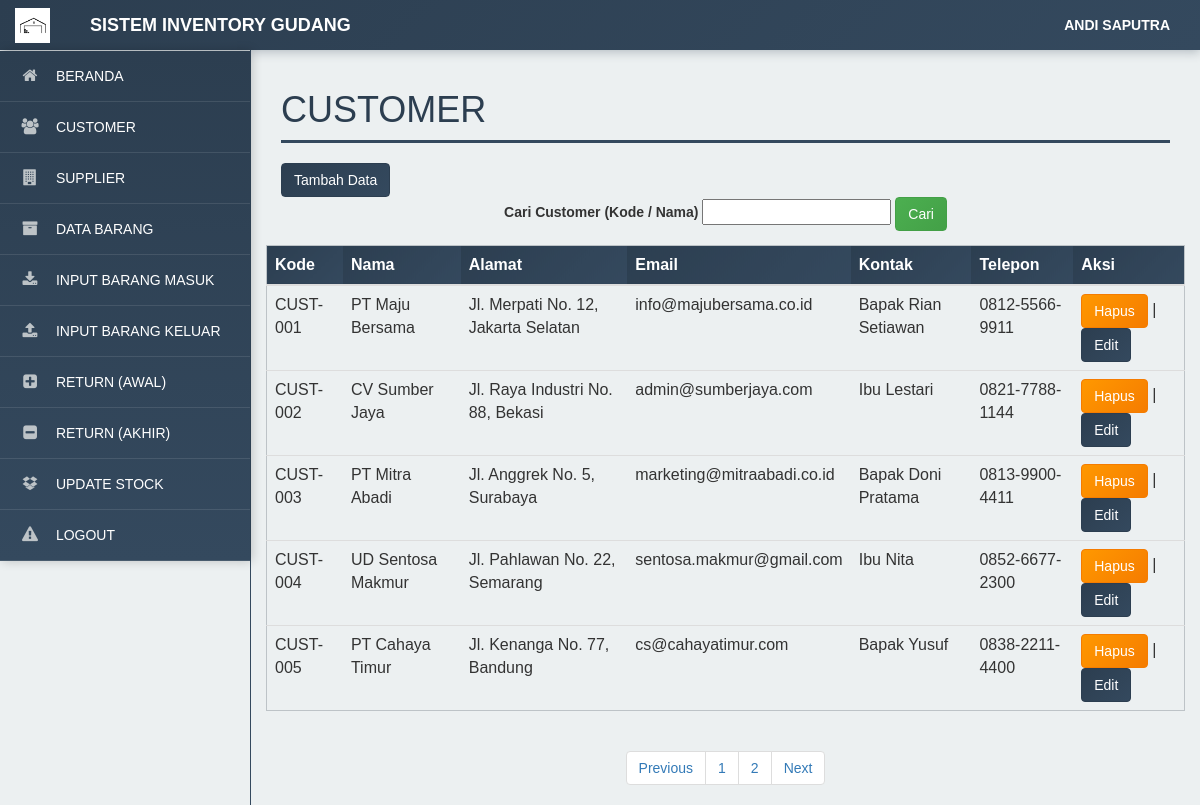
Page /petugas/index.php?m=customer&s=awal (signed in) on the committed database.
### tables this page shows
CREATE TABLE `tb_petugas` (
  `kode_petugas` varchar(20) NOT NULL,
  `nama` varchar(255) NOT NULL,
  `job` varchar(255) NOT NULL,
  `username` varchar(255) NOT NULL,
  `password` varchar(255) NOT NULL,
  `otorisasi` varchar(255) NOT NULL,
  `telepon` varchar(255) NOT NULL
);

CREATE TABLE `tb_cus` (
  `kode_cus` varchar(20) NOT NULL,
  `nama_cus` varchar(255) NOT NULL,
  `alamat_cus` text NOT NULL,
  `email_cus` varchar(255) NOT NULL,
  `cp_cus` varchar(255) NOT NULL,
  `telepon_cus` varchar(20) NOT NULL
);

### petugas/modul/customer/paging.php (the view, shortened to what this page needs)
<?php
include '../koneksi.php';
$batas = 5;
$halaman = isset($_GET['halaman']) && is_numeric($_GET['halaman']) ? (int) $_GET['halaman'] : 1;
$halaman_awal = ($halaman > 1) ? ($halaman * $batas) - $batas : 0;
$data = mysqli_query($koneksi, "SELECT * FROM tb_cus");
$jumlah_data = mysqli_num_rows($data);
$total_halaman = ceil($jumlah_data / $batas);
$next = ($halaman < $total_halaman) ? $halaman + 1 : $total_halaman;
if (isset($_POST['go_customer'])) {
    $cari = mysqli_real_escape_string($koneksi, $_POST['cari_customer']);
    $data_customer = mysqli_query($koneksi, "
        SELECT * FROM tb_cus
        WHERE kode_cus LIKE '%$cari%'
           OR nama_cus LIKE '%$cari%'
        ORDER BY kode_cus ASC
        LIMIT $halaman_awal, $batas
    ");
} else {
    $data_customer = mysqli_query($koneksi, "
        SELECT * FROM tb_cus
        ORDER BY CAST(SUBSTRING_INDEX(kode_cus, '-', -1) AS UNSIGNED) ASC
        LIMIT $halaman_awal, $batas
    ");
}
while ($row = mysqli_fetch_assoc($data_customer)) {
    ?>
    <tr>
        <td><?= $row['kode_cus']; ?></td>
        <td><?= $row['nama_cus']; ?></td>
        <td><?= $row['alamat_cus']; ?></td>
        <td><?= $row['email_cus']; ?></td>
        <td><?= $row['cp_cus']; ?></td>
        <td><?= $row['telepon_cus']; ?></td>
        <td>
            <a href="index.php?m=customer&s=hapus&kode_cus=<?= $row['kode_cus']; ?>"
                onclick="return confirm('Yakin Akan Dihapus?')">
                <button class="btn btn-danger">Hapus</button>
            </a>
            |
            <a href="index.php?m=customer&s=ubah&kode_cus=<?= $row['kode_cus']; ?>">
                <button class="btn btn-primary">Edit</button>
            </a>
        </td>
    </tr>
    <?php
}
?>

### petugas/modul/customer/title.php (shortened to what this page needs)
<!DOCTYPE html>
<html>
<head>
  <link href="../vendor/css/bootstrap/bootstrap.min.css" rel="stylesheet">
  <link href="../vendor/css/bootstrap/bootstrap.css" rel="stylesheet">
  <link href="../vendor/font-awesome/css/font-awesome.min.css" rel="stylesheet" type="text/css">
  <link href="../css/tampilanadmin.css" rel="stylesheet">
</head>
<body>
  <div id="wrapper">
    <nav class="navbar navbar-default navbar-static-top" role="navigation" style="margin-bottom: 0">
      <div class="navbar-header">
        <a class="navbar-brand" href="index.php" style="display: flex; align-items: center;">
          <img src="coba1.jpg" alt="Logo" style="height:35px; margin-right:10px;">
          <a class="navbar-brand">Sistem Inventory Gudang</a>
      </div>
      <?php
      $id = $_SESSION['idinv2'];
      include '../koneksi.php';
      $sql = "SELECT * FROM tb_petugas WHERE kode_petugas = '$id'";
      $query = mysqli_query($koneksi, $sql);
      $r = mysqli_fetch_array($query);
      ?>
      <ul class="nav navbar-top-links navbar-right">
        <li class="dropdown">
          <a class="dropdown-toggle" data-toggle="dropdown" href="#">
            <?php echo $r['nama']; ?>
          </a>
        </li>
      </ul>
      <div class="navbar-default sidebar" role="navigation">
        <div class="sidebar-nav navbar-collapse">
          <ul class="nav" id="side-menu">
            <li>
              <a href="?m=awal.php">
                <i class="fa fa-home"></i> Beranda
              </a>
            </li>
            <li>
              <a href="?m=customer&s=awal">
                <i class="fa fa-users"></i> Customer
              </a>
            </li>
            <li>
              <a href="?m=supplier&s=awal">
                <i class="fa fa-building"></i> Supplier
              </a>
            </li>
            <li>
              <a href="?m=barang&s=awal">
                <i class="fa fa-archive"></i> Data Barang
              </a>
            </li>
            <li>
              <a href="?m=barangMasuk&s=awal">
                <i class="fa fa-download"></i> Input Barang Masuk
              </a>
            </li>
            <li>
              <a href="?m=barangKeluar&s=awal">
                <i class="fa fa-upload"></i> Input Barang Keluar
              </a>
            </li>
            <li>
              <a href="?m=koreksiMasuk&s=awal">
                <i class="fa fa-plus-square"></i> Return (Awal)
              </a>
            </li>
            <li>
              <a href="?m=koreksiKeluar&s=awal">
                <i class="fa fa-minus-square"></i> Return (Akhir)
              </a>
            </li>
            <li>
              <a href="?m=updatestock&s=awal">
                <i class="fa fa-dropbox"></i> Update Stock
              </a>
            </li>
            <li>
              <a href="logout.php" onclick="return confirm('Yakin Ingin Logout?')">
                <i class="fa fa-warning"></i> Logout
              </a>
            </li>
          </ul>
        </div>
      </div>
    </nav>
    <div id="page-wrapper">
      <div class="row">
        <div class="col-lg-12">
          <h1 class="page-header">Customer</h1>
        </div>
      </div>
      <button type="button" class="btn btn-primary" data-toggle="modal" data-target="#exampleModalCenter">
        Tambah Data
      </button>
      <div class="row">
        <center>
          <form action="" method="POST">
            <label>Cari Customer (Kode / Nama)</label>
            <input type="text" name="cari_customer">
            <button type="submit" name="go_customer" class="btn btn-success">Cari</button>
          </form>
        </center>
      </div>
      <div class="row">
        <div class="table-responsive table--no-card m-b-30">
          <table class="table table-borderless table-striped table-earning">
            <thead>
              <tr>
                <th>Kode</th>
                <th>Nama</th>
                <th>Alamat</th>
                <th>Email</th>
                <th>Kontak</th>
                <th>Telepon</th>
                <th>Aksi</th>
              </tr>
            </thead>
            <tbody>
              <?php
              include 'paging.php';
              ?>
            </tbody>
          </table>
          <center>
            <ul class="pagination justify-content-center">
              <li class="page-item">
                <a class="page-link" <?php if ($halaman > 1) {
                  echo "href='?m=customer&s=awal&halaman=$previous'";
                } ?>>Previous</a>
              </li>
              <?php
              for ($x = 1; $x <= $total_halaman; $x++) {
                ?>
                <li class="page-item"><a class="page-link"
                    href="?m=customer&s=awal&halaman=<?php echo $x ?>"><?php echo $x; ?></a></li>
                <?php
              }
              ?>
              <li class="page-item">
                <a class="page-link" <?php if ($halaman < $total_halaman) {
                  echo "href='?m=customer&s=awal&halaman=$next'";
                } ?>>Next</a>
              </li>
            </ul>
          </center>
        </div>
      </div>
    </div>
  </div>
</body>
</html>

### css/tampilanadmin.css (style rules this page uses)
body { font-family: Arial, sans-serif; background-color: #ecf0f1; }
h1 { text-transform: uppercase; font-weight: 500; color: #2c3e50; }
#wrapper { width: 100%; }
#page-wrapper { min-height: 568px; padding: 0 15px; background-color: #ecf0f1; }
@media (min-width: 768px) { #page-wrapper { position: inherit; margin: 0 0 0 250px; padding: 0 30px; border-left: 1px solid #34495e; } }
.navbar { background: linear-gradient(135deg, #2c3e50, #34495e); border: none; font-family: Arial, sans-serif; font-weight: 700; text-transform: uppercase; box-shadow: 0 2px 10px rgba(44, 62, 80, 0.3); }
.navbar-brand { color: #ffffff !important; font-weight: bold; }
.navbar-top-links { margin-right: 0; margin-left: auto; }
.navbar-top-links li { display: inline-block; }
.navbar-top-links li:last-child { margin-right: 15px; }
.navbar-top-links li a { display: block; padding: 15px; min-height: 50px; color: #ffffff !important; }
.sidebar { background: linear-gradient(180deg, #2c3e50, #34495e); box-shadow: 2px 0 10px rgba(0,0,0,0.2); }
.sidebar .sidebar-nav.navbar-collapse { padding: 0; }
.sidebar ul li { border-bottom: 1px solid rgba(255, 255, 255, 0.1); position: relative; overflow: hidden; }
.sidebar ul li a { display: block; padding: 15px 20px; color: #ffffff; text-decoration: none; transition: all 0.3s ease; position: relative; font-weight: 500; font-size: 14px; z-index: 1; }
.sidebar ul li a i { margin-right: 12px; width: 20px; text-align: center; transition: all 0.3s ease; font-size: 16px; color: #bdc3c7; }
@media (min-width: 768px) { .sidebar { position: absolute; z-index: 1; width: 250px; margin-top: 51px; } }
.btn-primary { background: linear-gradient(135deg, #2c3e50, #34495e) !important; border-color: #2c3e50 !important; color: #ffffff !important; }
.btn-success { background: linear-gradient(135deg, #4CAF50, #43A047) !important; border-color: #43A047 !important; color: #ffffff !important; }
.btn-danger { background: linear-gradient(135deg, #FF9800, #F57C00) !important; border-color: #F57C00 !important; color: #ffffff !important; }
.table-striped tbody tr:nth-of-type(odd) { background-color: #ecf0f1; }
.table thead th { background: linear-gradient(135deg, #2c3e50, #34495e); color: #ffffff; border-color: #2c3e50; }
.table { border: 1px solid #bdc3c7; }
a { color: #2c3e50; transition: color 0.3s ease; }
.page-header { color: #2c3e50 !important; border-bottom: 3px solid #34495e; padding-bottom: 10px; }

### rows in the picture
tb_petugas: nama "ANDI SAPUTRA"
tb_cus: kode_cus "CUST-001", nama_cus "PT Maju Bersama", alamat_cus "Jl. Merpati No. 12, Jakarta Selatan", email_cus "info@majubersama.co.id", cp_cus "Bapak Rian Setiawan", telepon_cus "0812-5566-9911"
tb_cus: kode_cus "CUST-002", nama_cus "CV Sumber Jaya", alamat_cus "Jl. Raya Industri No. 88, Bekasi", email_cus "admin@sumberjaya.com", cp_cus "Ibu Lestari", telepon_cus "0821-7788-1144"
tb_cus: kode_cus "CUST-003", nama_cus "PT Mitra Abadi", alamat_cus "Jl. Anggrek No. 5, Surabaya", email_cus "marketing@mitraabadi.co.id", cp_cus "Bapak Doni Pratama", telepon_cus "0813-9900-4411"
tb_cus: kode_cus "CUST-004", nama_cus "UD Sentosa Makmur", alamat_cus "Jl. Pahlawan No. 22, Semarang", email_cus "sentosa.makmur@gmail.com", cp_cus "Ibu Nita", telepon_cus "0852-6677-2300"
tb_cus: kode_cus "CUST-005", nama_cus "PT Cahaya Timur", alamat_cus "Jl. Kenanga No. 77, Bandung", email_cus "cs@cahayatimur.com", cp_cus "Bapak Yusuf", telepon_cus "0838-2211-4400"
